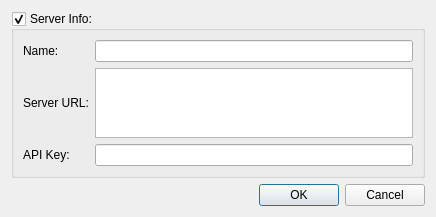
<?xml version="1.0" encoding="UTF-8"?>
<ui version="4.0">
 <class>CEditServerDlg</class>
 <widget class="QDialog" name="CEditServerDlg">
  <property name="geometry">
   <rect>
    <x>0</x>
    <y>0</y>
    <width>436</width>
    <height>209</height>
   </rect>
  </property>
  <property name="windowTitle">
   <string>Settings</string>
  </property>
  <layout class="QGridLayout" name="gridLayout">
   <item row="0" column="0">
    <widget class="QGroupBox" name="enabled">
     <property name="title">
      <string>Server Info:</string>
     </property>
     <property name="checkable">
      <bool>true</bool>
     </property>
     <layout class="QGridLayout" name="gridLayout_2">
      <item row="1" column="1">
       <widget class="CHyperLinkLineEdit" name="url">
        <property name="verticalScrollBarPolicy">
         <enum>Qt::ScrollBarAlwaysOff</enum>
        </property>
        <property name="horizontalScrollBarPolicy">
         <enum>Qt::ScrollBarAlwaysOff</enum>
        </property>
       </widget>
      </item>
      <item row="2" column="1">
       <widget class="QLineEdit" name="apiKey"/>
      </item>
      <item row="0" column="0">
       <widget class="QLabel" name="label">
        <property name="text">
         <string>Name:</string>
        </property>
       </widget>
      </item>
      <item row="0" column="1">
       <widget class="QLineEdit" name="name"/>
      </item>
      <item row="2" column="0">
       <widget class="QLabel" name="apiLabel">
        <property name="text">
         <string>API Key:</string>
        </property>
       </widget>
      </item>
      <item row="1" column="0">
       <widget class="QLabel" name="label_3">
        <property name="text">
         <string>Server URL:</string>
        </property>
       </widget>
      </item>
     </layout>
    </widget>
   </item>
   <item row="2" column="0">
    <widget class="QDialogButtonBox" name="buttonBox">
     <property name="orientation">
      <enum>Qt::Horizontal</enum>
     </property>
     <property name="standardButtons">
      <set>QDialogButtonBox::Cancel|QDialogButtonBox::Ok</set>
     </property>
    </widget>
   </item>
   <item row="1" column="0">
    <spacer name="verticalSpacer">
     <property name="orientation">
      <enum>Qt::Vertical</enum>
     </property>
     <property name="sizeHint" stdset="0">
      <size>
       <width>20</width>
       <height>40</height>
      </size>
     </property>
    </spacer>
   </item>
  </layout>
 </widget>
 <customwidgets>
  <customwidget>
   <class>CHyperLinkLineEdit</class>
   <extends>QTextEdit</extends>
   <header>SABUtils/HyperLinkLineEdit.h</header>
  </customwidget>
 </customwidgets>
 <tabstops>
  <tabstop>name</tabstop>
  <tabstop>url</tabstop>
  <tabstop>apiKey</tabstop>
 </tabstops>
 <resources>
  <include location="EmbySync.qrc"/>
  <include location="../SABUtils/resources/SABUtils.qrc"/>
 </resources>
 <connections>
  <connection>
   <sender>buttonBox</sender>
   <signal>accepted()</signal>
   <receiver>CEditServerDlg</receiver>
   <slot>accept()</slot>
   <hints>
    <hint type="sourcelabel">
     <x>248</x>
     <y>254</y>
    </hint>
    <hint type="destinationlabel">
     <x>157</x>
     <y>274</y>
    </hint>
   </hints>
  </connection>
  <connection>
   <sender>buttonBox</sender>
   <signal>rejected()</signal>
   <receiver>CEditServerDlg</receiver>
   <slot>reject()</slot>
   <hints>
    <hint type="sourcelabel">
     <x>316</x>
     <y>260</y>
    </hint>
    <hint type="destinationlabel">
     <x>286</x>
     <y>274</y>
    </hint>
   </hints>
  </connection>
 </connections>
</ui>
